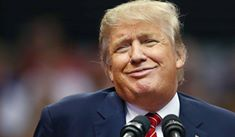
#> input picture 07012019/trum.jpg, 235 x 137 px
$ python cau02.py
#> lines starting #> are read from the running program, lines starting #| are printed output that depends on the picture; after the words box and inside, x2 and y2 are one past the last pixel; in counts of white or black regions, pixels touching at a corner belong together
import cv2
import numpy as np

def main():
    img = cv2.imread('trum.jpg',0)
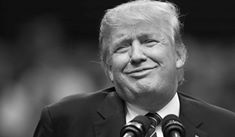
#> img: shape (137, 235); min 0, max 255, mean 77.1
    output =  np.zeros((img.shape),np.uint8)
    output[img > 70] = 255
    Kernel = cv2.getStructuringElement(cv2.MORPH_RECT,(17,17))
    J = cv2.morphologyEx(output, cv2.MORPH_OPEN, Kernel)
    cv2.imshow('output',output)
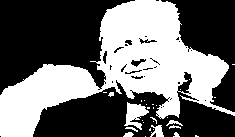
#> window 'output': shape (137, 235); 42.8% white; 30 white regions (21 under 20 px), largest, box (x1, y1, x2, y2) and area: (0, 0, 235, 137) 13097, (124, 102, 149, 130) 358, (150, 125, 164, 137) 103
    cv2.imshow('openning',J)
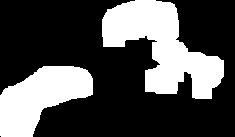
#> window 'openning': shape (137, 235); 31.2% white; 2 white regions, box (x1, y1, x2, y2) and area: (102, 0, 224, 99) 6070, (0, 66, 93, 137) 3984
    cv2.waitKey(0)

if __name__ == "__main__":
    main()

$ run again, with 07012019/cau02.jpg copied over 07012019/trum.jpg
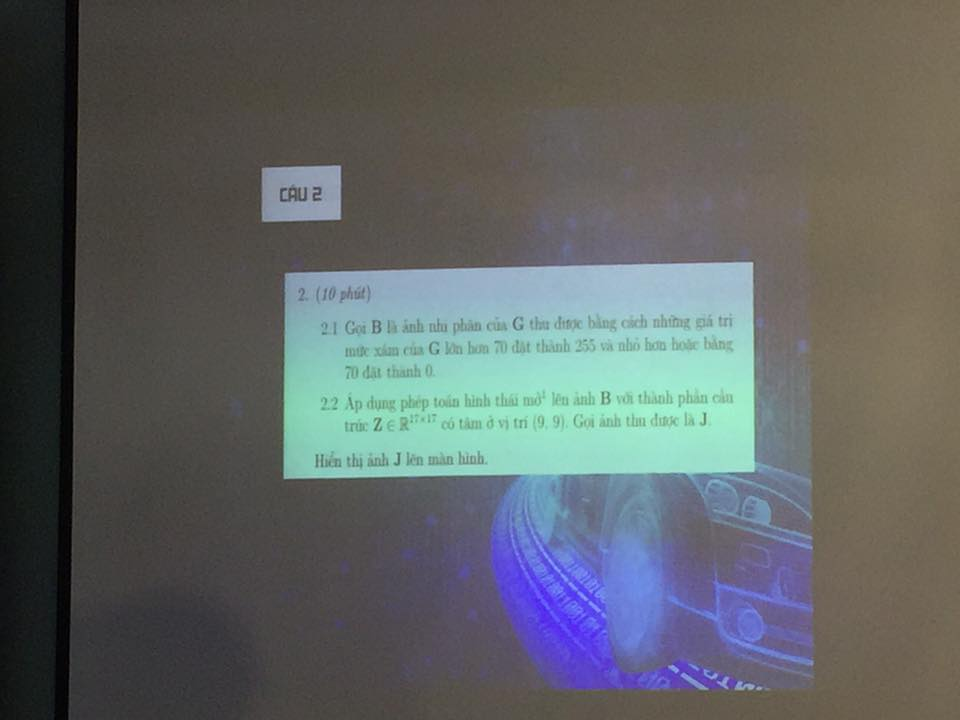
#> input picture 07012019/cau02.jpg, 960 x 720 px
#> in main, `cv2.imshow('output',output)`:
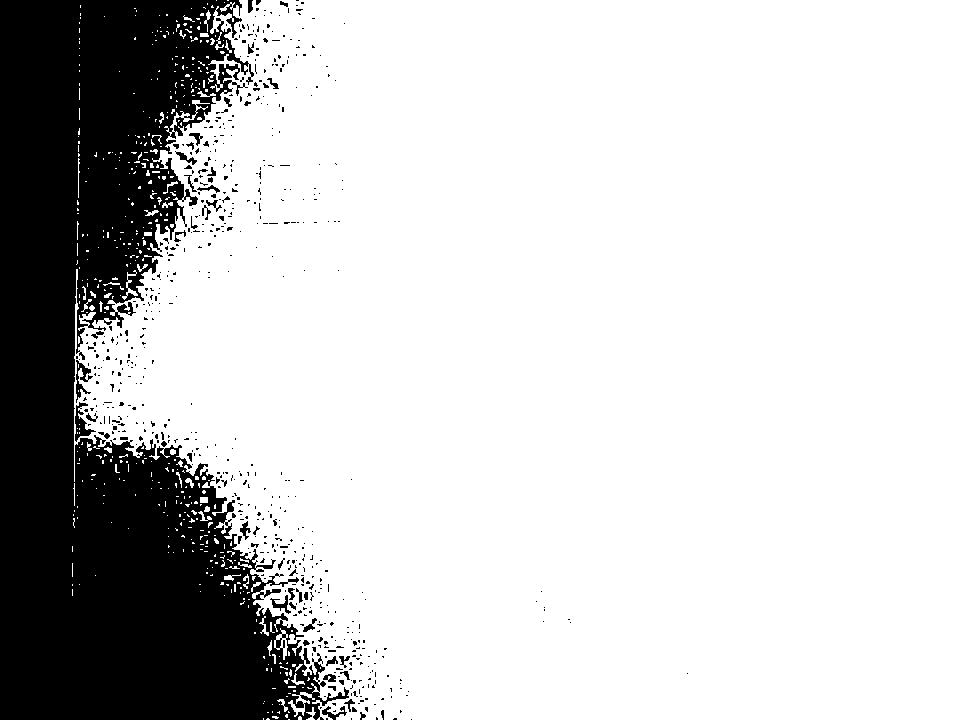
#> window 'output': shape (720, 960); 79.5% white; 617 black regions (565 under 20 px), largest, box (x1, y1, x2, y2) and area: (0, 0, 349, 720) 136144, (75, 402, 96, 442) 301, (76, 360, 93, 403) 257
#> in main, `cv2.imshow('openning',J)`:
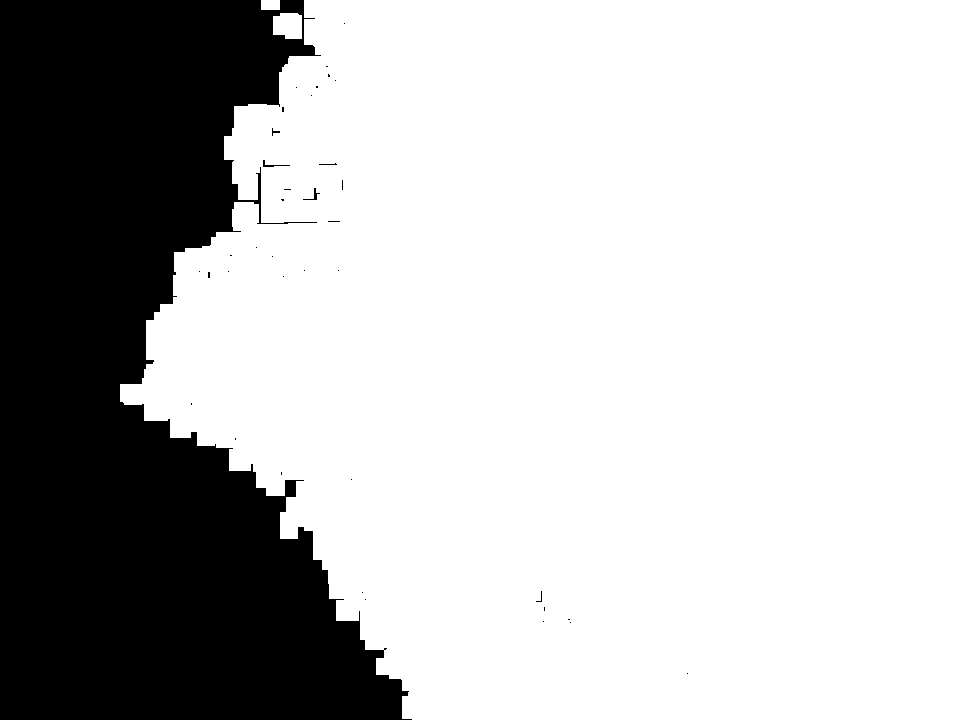
#> window 'openning': shape (720, 960); 73.4% white; 38 black regions (34 under 20 px), largest, box (x1, y1, x2, y2) and area: (0, 0, 412, 720) 183547, (263, 160, 290, 167) 48, (303, 188, 320, 200) 45, (272, 128, 280, 136) 22
